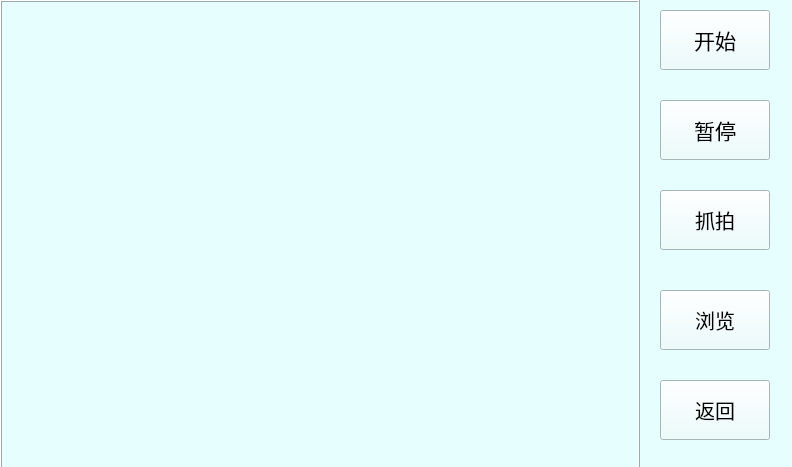
<?xml version="1.0" encoding="UTF-8"?>
<ui version="4.0">
 <class>videodisplay</class>
 <widget class="QWidget" name="videodisplay">
  <property name="geometry">
   <rect>
    <x>0</x>
    <y>0</y>
    <width>792</width>
    <height>467</height>
   </rect>
  </property>
  <property name="windowTitle">
   <string>videodisplay</string>
  </property>
  <property name="styleSheet">
   <string notr="true">background-color: rgb(231, 254, 255);</string>
  </property>
  <widget class="QLabel" name="displaytLabel">
   <property name="geometry">
    <rect>
     <x>0</x>
     <y>0</y>
     <width>640</width>
     <height>480</height>
    </rect>
   </property>
   <property name="frameShape">
    <enum>QFrame::Box</enum>
   </property>
   <property name="frameShadow">
    <enum>QFrame::Raised</enum>
   </property>
   <property name="lineWidth">
    <number>1</number>
   </property>
   <property name="text">
    <string/>
   </property>
  </widget>
  <widget class="QPushButton" name="waitBtn">
   <property name="geometry">
    <rect>
     <x>660</x>
     <y>100</y>
     <width>110</width>
     <height>60</height>
    </rect>
   </property>
   <property name="font">
    <font>
     <pointsize>16</pointsize>
    </font>
   </property>
   <property name="text">
    <string>暂停</string>
   </property>
  </widget>
  <widget class="QPushButton" name="startBtn">
   <property name="geometry">
    <rect>
     <x>660</x>
     <y>10</y>
     <width>110</width>
     <height>60</height>
    </rect>
   </property>
   <property name="font">
    <font>
     <pointsize>16</pointsize>
    </font>
   </property>
   <property name="text">
    <string>开始</string>
   </property>
  </widget>
  <widget class="QPushButton" name="Btn_cat">
   <property name="geometry">
    <rect>
     <x>660</x>
     <y>190</y>
     <width>110</width>
     <height>60</height>
    </rect>
   </property>
   <property name="font">
    <font>
     <pointsize>15</pointsize>
    </font>
   </property>
   <property name="text">
    <string>抓拍</string>
   </property>
  </widget>
  <widget class="QPushButton" name="Btn_broser">
   <property name="geometry">
    <rect>
     <x>660</x>
     <y>290</y>
     <width>110</width>
     <height>60</height>
    </rect>
   </property>
   <property name="font">
    <font>
     <pointsize>15</pointsize>
    </font>
   </property>
   <property name="text">
    <string>浏览</string>
   </property>
  </widget>
  <widget class="QPushButton" name="Btn_return">
   <property name="geometry">
    <rect>
     <x>660</x>
     <y>380</y>
     <width>110</width>
     <height>60</height>
    </rect>
   </property>
   <property name="font">
    <font>
     <pointsize>15</pointsize>
    </font>
   </property>
   <property name="text">
    <string>返回</string>
   </property>
  </widget>
 </widget>
 <layoutdefault spacing="6" margin="11"/>
 <resources/>
 <connections/>
</ui>
